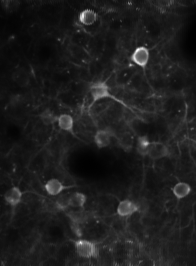
#> input picture workflow_data/test.tif, 196 x 266 px, given in place of 2P-0--800--800.png, which was not available
$ python superpixelstest.py
#> lines starting #> are read from the running program, lines starting #| are printed output that depends on the picture; pictures that were not available may be replaced by others from this repository, and a replacement may not be noted
# from http://www.pyimagesearch.com/2014/07/28/a-slic-superpixel-tutorial-using-python/

# import the necessary packages
from skimage.segmentation import slic
from skimage.segmentation import mark_boundaries
from skimage.util import img_as_float
from skimage import io
import matplotlib.pyplot as plt
import numpy as np
import argparse
from PIL import Image
from pylab import *

IMAGE = 'C:/Users/Brendan/Dropbox/BrendanShared/in vivo vision/6-25-2015/2P-0--800--800.png'


# load the image and convert it to a floating point data type
image = Image.open(IMAGE)
#> image is the input picture: PIL image 196x266 I;16; min 1260, max 65534, mean 9060.5
imshow(image)
image = image.convert('RGB')
#> image: PIL image 196x266 RGB; every value is 255
imshow(image)
image = img_as_float(image)
#> image: shape (266, 196, 3) float64; every value is 1

#image = img_as_float(io.imread(IMAGE))

# loop over the number of segments
for numSegments in (500, 900, 1300, 2000, 3000):  # 900 seems about right but we could get by with fewer, I think
	# apply SLIC and extract (approximately) the supplied number
	# of segments
	segments = slic(image, n_segments = numSegments, sigma = 0)

	# show the output of SLIC
	fig = plt.figure("Superpixels -- %d segments" % (numSegments))
	ax = fig.add_subplot(1, 1, 1)
	ax.imshow(mark_boundaries(image, segments))
	plt.axis("off")
#> this loop made 5 passes
#> pass 1, `segments = slic(image, n_segments = numSegments, sigma = 0)`:
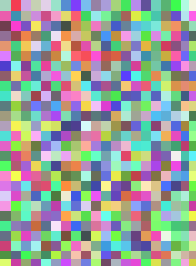
#> segments: shape (266, 196) int64; 540 distinct labels, from 1 to 540; one colour per label, 0 black
#> pass 2, `segments = slic(image, n_segments = numSegments, sigma = 0)`:
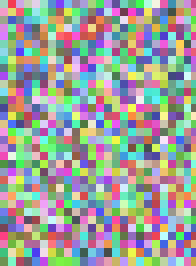
#> segments: shape (266, 196) int64; 825 distinct labels, from 1 to 825; one colour per label, 0 black
#> pass 3, `segments = slic(image, n_segments = numSegments, sigma = 0)`:
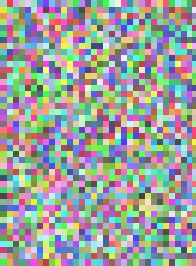
#> segments: shape (266, 196) int64; 1452 distinct labels, from 1 to 1452; one colour per label, 0 black

    # try using superpixels to simplify the ICA problem? http://www.sciencedirect.com/science/article/pii/S0896627309006199


# show the plots
plt.show()
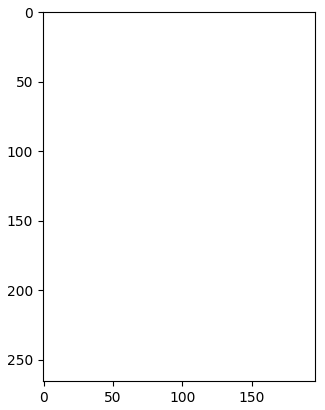
#> figure drawn by matplotlib, 1 panel
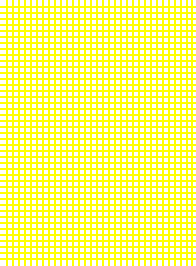
#> shown: shape (266, 196, 3) float64; mean R, G, B 1, 1, 0.456
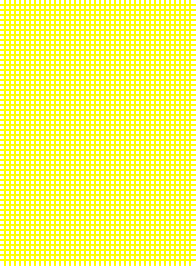
#> shown: shape (266, 196, 3) float64; mean R, G, B 1, 1, 0.373
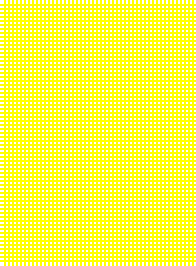
#> shown: shape (266, 196, 3) float64; mean R, G, B 1, 1, 0.261
